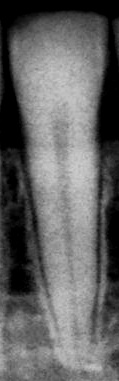
#> input picture tooth/APLIT/37_jpg.rf.5a5961a0c22de152085aa353d497a25b.jpg, 119 x 381 px, found by its file name
$ python gpt.py
#> lines starting #> are read from the running program, lines starting #| are printed output that depends on the picture; after the words box and inside, x2 and y2 are one past the last pixel; in counts of white or black regions, pixels touching at a corner belong together
#> further down, gray_image is the input picture: shape (381, 119); min 0, max 207, mean 99
import cv2
import numpy as np

def boundary_tracing(image):
    # 將灰階圖片二值化
    _, thresh = cv2.threshold(image, 127, 255, cv2.THRESH_BINARY)
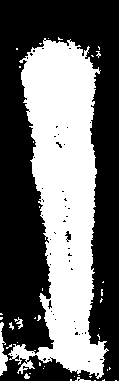
#> thresh: shape (381, 119); 41.5% white; 41 white regions (35 under 20 px)
    cv2.imshow("thresh", thresh)

    # 找到輪廓
    contours, _ = cv2.findContours(thresh, cv2.RETR_EXTERNAL, cv2.CHAIN_APPROX_SIMPLE)
#> contours = 41 contours, 38 with area under 20; largest, box (x1, y1, x2, y2) and area: (8, 38, 109, 379) 17922, (0, 322, 8, 376) 160, (14, 317, 23, 329) 22

    # 使用 Moore's Boundary Tracing Algorithm
    boundary_points = []
    for contour in contours:
        for point in contour:
            boundary_points.append(point[0])
#> this loop made 41 passes
#> contour on passes 1, 2, 3, 4, 6, 7, 8, 9, 11, 12, 13, 14: [[115, 380], [116, 380]], [[94, 380], [95, 380]], [[104, 379], [103, 380], [102, 380], [104, 380]], [[70, 379], [70, 380], [71, 380], [71, 379]], [[89, 376], [90, 377], [91, 376]], [[74, 376]], [[78, 375], [79, 375]], [[29, 373], [30, 373]], [[107, 369], [107, 370]], [[43, 368]], [[109, 367], [109, 369], [110, 368]], [[44, 366]]
#> after the loop, boundary_points = 1045 pairs, first value 0 to 116, second value 37 to 380

    boundary_points = np.array(boundary_points)

    return boundary_points

# 讀取灰階照片
image_path = r'C:\Users\user\Desktop\image processing\tooth\37_jpg.rf.5a5961a0c22de152085aa353d497a25b.jpg'  # 將路徑替換為你的照片路徑
gray_image = cv2.imread(image_path, cv2.IMREAD_GRAYSCALE)
# gray_image = cv2.resize(gray_image, (gray_image.shape[1]//2, gray_image.shape[0]//2))

# 執行邊界追蹤算法
boundary_points = boundary_tracing(gray_image)

# 在原始圖片上畫出邊界
output_image = cv2.cvtColor(gray_image, cv2.COLOR_GRAY2BGR)
cv2.polylines(output_image, [boundary_points], isClosed=True, color=(0, 255, 0), thickness=2)
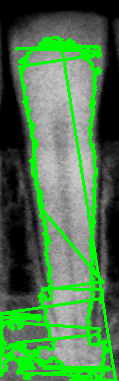
#> output_image: shape (381, 119, 3); 18.63% of pixels changed, all inside (x1, y1, x2, y2) = (0, 36, 118, 381)

# 顯示原始圖片和處理後的圖片
cv2.imshow('Original Image', gray_image)
cv2.imshow('Boundary Tracing', output_image)
cv2.waitKey(0)
cv2.destroyAllWindows()

$ run again, with tooth/APLIT/16_jpg.rf.244fb6568e74aa33f21c0016ffb2212c.jpg copied over tooth/APLIT/37_jpg.rf.5a5961a0c22de152085aa353d497a25b.jpg
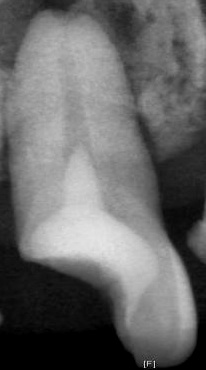
#> input picture tooth/APLIT/16_jpg.rf.244fb6568e74aa33f21c0016ffb2212c.jpg, 206 x 370 px, found by its file name
#> gray_image is the input picture: shape (370, 206); min 0, max 229, mean 103.6
#> in boundary_tracing, `_, thresh = cv2.threshold(image, 127, 255, cv2.THRESH_BINARY)`:
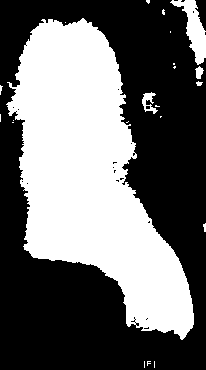
#> thresh: shape (370, 206); 42.4% white; 22 white regions (16 under 20 px)
#> contours = 22 contours, 18 with area under 20; largest, box (x1, y1, x2, y2) and area: (6, 18, 194, 340) 30559, (170, 0, 206, 65) 844, (142, 92, 158, 114) 131, (195, 66, 204, 79) 58
#> the loop in boundary_tracing, `for contour in contours:` made 22 passes
#> contour on passes 1, 3, 5, 6, 7, 8, 9, 16: [[154, 361], [154, 367]], [[144, 361], [144, 367]], [[12, 122], [13, 122]], [[128, 121], [127, 122], [126, 122], [127, 122]], [[13, 120]], [[160, 116], [160, 117], [161, 116]], [[0, 114], [0, 121]], [[173, 63], [173, 64], [174, 64], [174, 63]]
#> after the loop in boundary_tracing, `for contour in contours:`: boundary_points = 890 pairs, first value 0 to 205, second value 0 to 367
#> `cv2.polylines(output_image, [boundary_points], isClosed=True, color=(0..`:
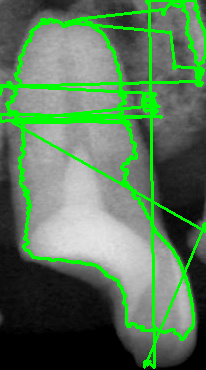
#> output_image: shape (370, 206, 3); 12.56% of pixels changed, all inside (x1, y1, x2, y2) = (0, 0, 206, 369)

$ run again, with tooth/APLIT/16_jpg.rf.244fb6568e74aa33f21c0016ffb2212c4.jpg copied over tooth/APLIT/37_jpg.rf.5a5961a0c22de152085aa353d497a25b.jpg
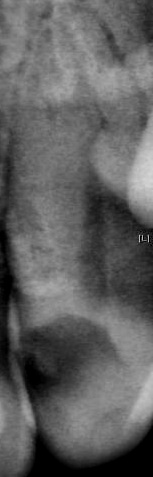
#> input picture tooth/APLIT/16_jpg.rf.244fb6568e74aa33f21c0016ffb2212c4.jpg, 153 x 477 px, found by its file name
#> gray_image is the input picture: shape (477, 153); min 0, max 213, mean 95.3
#> in boundary_tracing, `_, thresh = cv2.threshold(image, 127, 255, cv2.THRESH_BINARY)`:
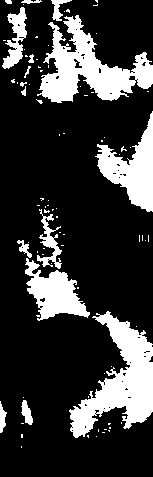
#> thresh: shape (477, 153); 22% white; 86 white regions (70 under 20 px)
#> contours = 86 contours, 74 with area under 20; largest, box (x1, y1, x2, y2) and area: (69, 311, 153, 438) 4508, (37, 15, 153, 103) 4244, (95, 111, 153, 212) 2392, (25, 258, 90, 321) 1870, (2, 7, 27, 69) 640
#> the loop in boundary_tracing, `for contour in contours:` made 86 passes
#> contour on passes 1 to 8: [[21, 446], [21, 447]], [[96, 436]], [[87, 435], [87, 436], [88, 437], [88, 435]], [[21, 434], [21, 437], [22, 437], [22, 434]], [[102, 432], [104, 432]], [[108, 430], [109, 431], [109, 430]], [[104, 429], [106, 429]], [[98, 429], [98, 431]]
#> after the loop in boundary_tracing, `for contour in contours:`: boundary_points = 1860 pairs, first value 0 to 152, second value 0 to 447
#> `cv2.polylines(output_image, [boundary_points], isClosed=True, color=(0..`:
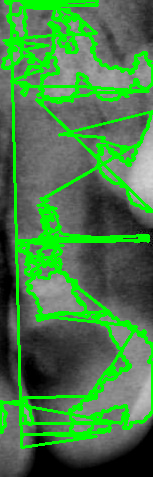
#> output_image: shape (477, 153, 3); mean B, G, R 69.9, 124.5, 69.9

$ run again, with tooth/APLIT/28_jpg.rf.2ae995054158d089ab1451cc5a041abd2.jpg copied over tooth/APLIT/37_jpg.rf.5a5961a0c22de152085aa353d497a25b.jpg
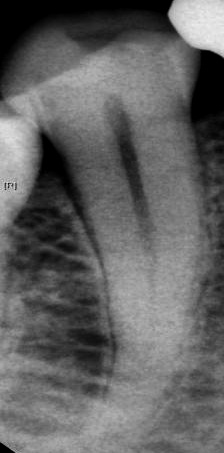
#> input picture tooth/APLIT/28_jpg.rf.2ae995054158d089ab1451cc5a041abd2.jpg, 224 x 453 px, found by its file name
#> gray_image is the input picture: shape (453, 224); min 0, max 237, mean 98.2
#> in boundary_tracing, `_, thresh = cv2.threshold(image, 127, 255, cv2.THRESH_BINARY)`:
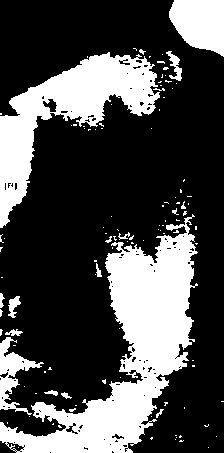
#> thresh: shape (453, 224); 29.5% white; 111 white regions (94 under 20 px)
#> contours = 110 contours, 99 with area under 20; largest, box (x1, y1, x2, y2) and area: (0, 214, 198, 453) 15704, (0, 52, 160, 228) 9084, (169, 0, 224, 57) 2282, (0, 337, 44, 415) 986, (166, 51, 182, 81) 154
#> the loop in boundary_tracing, `for contour in contours:` made 110 passes
#> contour on passes 1, 3, 4, 6, 8, 11, 12, 13: [[208, 447]], [[175, 439]], [[176, 437]], [[216, 436]], [[175, 435], [176, 435]], [[53, 423], [52, 424], [53, 424]], [[7, 422], [7, 423]], [[151, 416]]
#> after the loop in boundary_tracing, `for contour in contours:`: boundary_points = 2109 pairs, first value 0 to 223, second value 0 to 452
#> `cv2.polylines(output_image, [boundary_points], isClosed=True, color=(0..`:
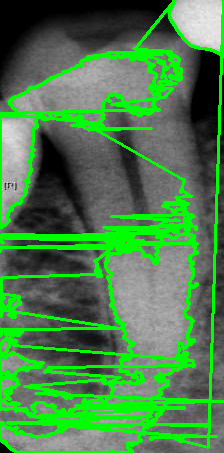
#> output_image: shape (453, 224, 3); mean B, G, R 73.1, 128.1, 73.1
